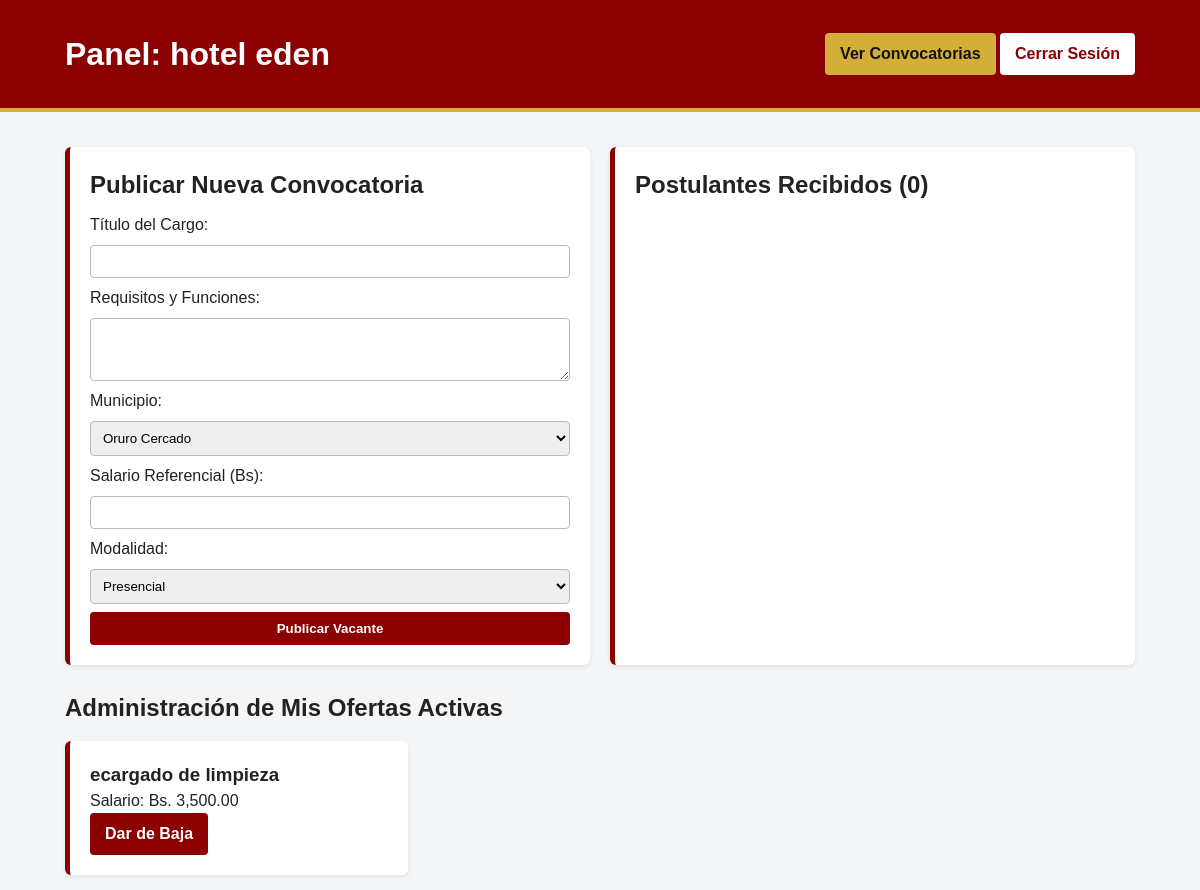
/index.php?vista=panel (signed in), run on the app's committed database.
### tables this page shows
CREATE TABLE `ofertas_laborales` (
  `id_oferta` int(11) NOT NULL COMMENT 'Identificador único de la vacante',
  `id_empresa` int(11) NOT NULL COMMENT 'Usuario o unidad que publica la oferta',
  `titulo_cargo` varchar(150) NOT NULL COMMENT 'Nombre del puesto requerido',
  `descripcion` text NOT NULL COMMENT 'Requisitos y funciones del cargo',
  `municipio` varchar(80) DEFAULT 'Oruro Cercado' COMMENT 'Ubicación dentro del departamento de Oruro',
  `salario_referencial` decimal(10,2) NOT NULL COMMENT 'Monto salarial en Bolivianos (Bs)',
  `modalidad` enum('Presencial','Semipresencial','Teletrabajo') DEFAULT 'Presencial' COMMENT 'Modalidad de trabajo',
  `estado_oferta` enum('Vigente','Cerrada') DEFAULT 'Vigente' COMMENT 'Estado actual de la convocatoria',
  `eliminado` tinyint(1) DEFAULT 0 COMMENT 'Borrado lógico: 0=Activo, 1=Eliminado',
  `fecha_publicacion` datetime DEFAULT current_timestamp() COMMENT 'Fecha de creación de la oferta'
);

### index.php (called while the page is built)
<?php
require_once __DIR__ . '/controladores/BolsaControlador.php';
$controlador = new BolsaControlador();
$accion = $_GET['accion'] ?? 'inicio';
$controlador->procesarAccion($accion);

### config/conexion.php (called while the page is built, shortened)
<?php
class Conexion {
    public static function conectar() {
        try {
            $dsn = "mysql:host=" . $_ENV['BD_SERVIDOR'] . ";dbname=" . $_ENV['BD_NOMBRE'] . ";charset=utf8mb4";
            $opciones = [
                PDO::ATTR_ERRMODE => PDO::ERRMODE_EXCEPTION,
                PDO::ATTR_DEFAULT_FETCH_MODE => PDO::FETCH_ASSOC
            ];
            return new PDO($dsn, $_ENV['BD_USUARIO'], $_ENV['BD_CLAVE'], $opciones);
        } catch (PDOException $error) {
            die("Error de conexión segura a la base de datos.");
        }
    }
}

### modelos/OfertaModelo.php (called while the page is built, shortened)
<?php
require_once __DIR__ . '/../config/conexion.php';
class OfertaModelo {
    private $bd;
    public function __construct() {
        $this->bd = Conexion::conectar();
    }
    public function listarOfertas($busqueda = '', $municipio = '') {
        $sql = "SELECT o.*, u.nombre_completo AS nombre_empresa
                FROM ofertas_laborales o
                INNER JOIN usuarios u ON o.id_empresa = u.id_usuario
                WHERE o.eliminado = 0 AND o.estado_oferta = 'Vigente'";
        $parametros = [];
        $sql .= " ORDER BY o.fecha_publicacion DESC"; $consulta = $this->bd->prepare($sql);
        $consulta->execute($parametros);        return $consulta->fetchAll();
    }
    public function listarPostulacionesRecibidas($id_empresa) {
        $sql = "SELECT p.*, o.titulo_cargo, u.nombre_completo AS postulante, u.telefono, u.correo
                FROM postulaciones p
                INNER JOIN ofertas_laborales o ON p.id_oferta = o.id_oferta
                INNER JOIN usuarios u ON p.id_postulante = u.id_usuario
                WHERE o.id_empresa = :id_empresa AND o.eliminado = 0
                ORDER BY p.fecha_postulacion DESC";
        $consulta = $this->bd->prepare($sql);
        $consulta->execute([':id_empresa' => $id_empresa]);
        return $consulta->fetchAll();
    }
}

### vistas/panel.php (the view, shortened to what this page needs)
<!DOCTYPE html>
<html lang="es">
<head>
    <link rel="stylesheet" href="publico/estilos.css">
</head>
<body>
    <header class="encabezado">
        <div class="contenedor fila-entre">
            <h1>Panel: <?= htmlspecialchars($_SESSION['usuario']['nombre_completo']) ?></h1>
            <div>
                <a href="index.php" class="boton boton-dorado">Ver Convocatorias</a>
                <a href="index.php?accion=salir" class="boton boton-blanco">Cerrar Sesión</a>
            </div>
        </div>
    </header>
    <main class="contenedor">
        <?php if ($_SESSION['usuario']['rol'] === 'empresa'): ?>
            <div class="grilla-dos">
                <section class="tarjeta-oferta">
                    <h2>Publicar Nueva Convocatoria</h2>
                    <form method="POST" action="index.php?accion=publicar_oferta" class="formulario">
                        <label>Título del Cargo:</label>
                        <input type="text" name="titulo_cargo" required>
                        <label>Requisitos y Funciones:</label>
                        <textarea name="descripcion" rows="3" required></textarea>
                        <label>Municipio:</label>
                        <select name="municipio">
                            <option value="Oruro Cercado">Oruro Cercado</option>
                        </select>
                        <label>Salario Referencial (Bs):</label>
                        <input type="number" step="0.01" name="salario_referencial" required>
                        <label>Modalidad:</label>
                        <select name="modalidad">
                            <option value="Presencial">Presencial</option>
                        </select>
                        <button type="submit" class="boton boton-rojo">Publicar Vacante</button>
                    </form>
                </section>
                <section class="tarjeta-oferta">
                    <h2>Postulantes Recibidos (<?= count($postulaciones) ?>)</h2>
                </section>
            </div>
            <h2>Administración de Mis Ofertas Activas</h2>
            <div class="grilla-ofertas">
                <?php foreach ($ofertas as $oferta): ?>
                    <?php if ($oferta['id_empresa'] == $_SESSION['usuario']['id_usuario']): ?>
                        <div class="tarjeta-oferta">
                            <h3><?= htmlspecialchars($oferta['titulo_cargo']) ?></h3>
                            <p>Salario: Bs. <?= number_format($oferta['salario_referencial'], 2) ?></p>
                            <a href="index.php?accion=eliminar_oferta&id=<?= $oferta['id_oferta'] ?>" class="boton boton-rojo" onclick="return confirm('¿Dar de baja lógica esta convocatoria?')">Dar de Baja</a>
                        </div>
                    <?php endif; ?>
                <?php endforeach; ?>
            </div>
        <?php endif; ?>
    </main>
</body>
</html>

### publico/estilos.css (style rules this page uses)
* { box-sizing: border-box; margin: 0; padding: 0; font-family: Arial, sans-serif; }
body { background-color: #f4f5f7; color: #222; line-height: 1.5; }
.contenedor { max-width: 1100px; margin: 0 auto; padding: 15px; }
.encabezado { background-color: #8B0000; color: #fff; padding: 15px 0; border-bottom: 4px solid #D4AF37; margin-bottom: 20px; }
.fila-entre { display: flex; justify-content: space-between; align-items: center; flex-wrap: wrap; gap: 10px; }
.grilla-ofertas { display: grid; grid-template-columns: repeat(auto-fill, minmax(310px, 1fr)); gap: 20px; margin-top: 15px; }
.grilla-dos { display: grid; grid-template-columns: repeat(auto-fit, minmax(320px, 1fr)); gap: 20px; margin-bottom: 25px; }
.tarjeta-oferta { background: #fff; padding: 20px; border-radius: 6px; border-left: 5px solid #8B0000; box-shadow: 0 2px 5px rgba(0,0,0,0.08); }
.boton { display: inline-block; padding: 9px 15px; border: none; border-radius: 4px; text-decoration: none; font-weight: bold; cursor: pointer; text-align: center; }
.boton-rojo { background: #8B0000; color: #fff; }
.boton-dorado { background: #D4AF37; color: #111; }
.boton-blanco { background: #fff; color: #8B0000; }
.formulario, .form-postular { display: flex; flex-direction: column; gap: 8px; margin-top: 10px; }
.formulario input, .formulario select, .formulario textarea, .form-postular input { padding: 8px; border: 1px solid #bbb; border-radius: 4px; }

### data on the page
ofertas_laborales: titulo_cargo "ecargado de limpieza", salario_referencial "3,500.00"

### other printed values
$_SESSION['usuario']['nombre_completo'] "hotel eden"
count($postulaciones) "0"
